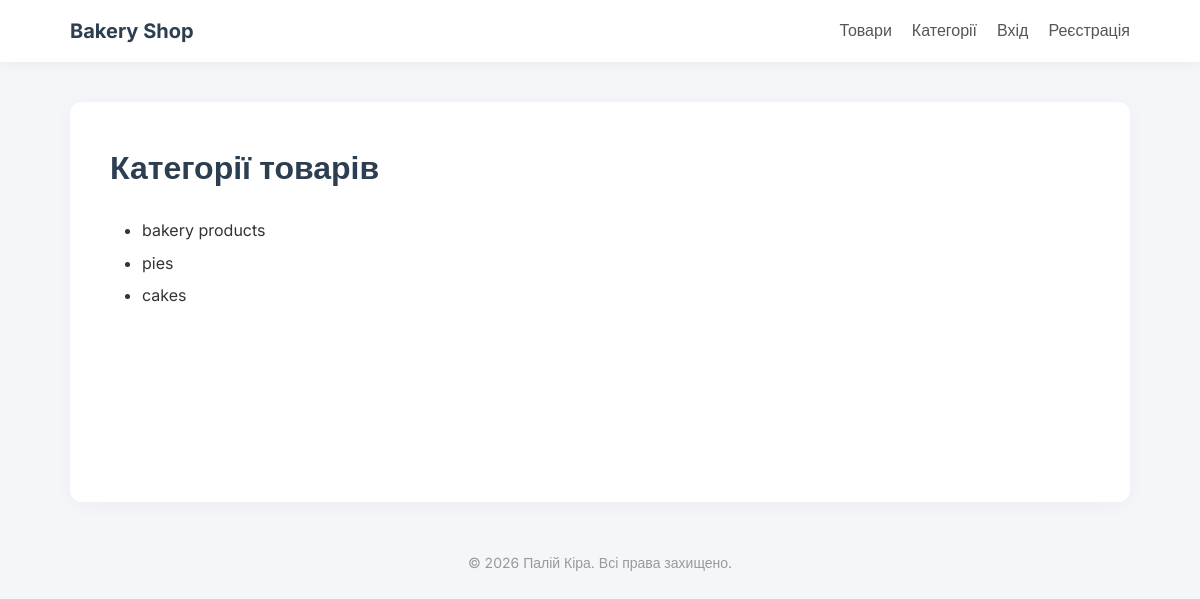
The page /categories/ on the database as committed earlier.
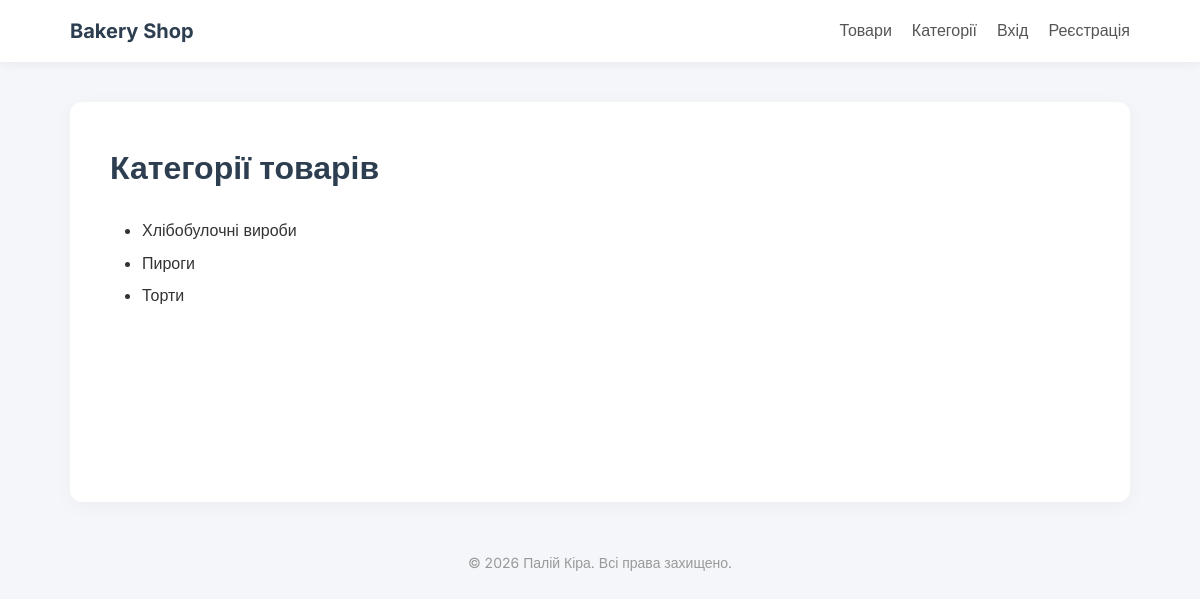
The same page on the database as committed later.
### store/models.py (models this page shows, shortened)
class Category(models.Model):
    title = models.CharField(max_length=100, verbose_name="Назва категорії")
    class Meta:
        verbose_name = "Категорія"
        verbose_name_plural = "Категорії"

### store/views.py (the view)
# urls.py: path('categories/', views.category_list, name='categories'),
def category_list(request):
    categories = Category.objects.all()
    return render(request, 'store/categories.html', {'categories': categories})

### store/templates/store/categories.html (shortened to what this page needs)
{% extends 'store/layout.html' %}
{% block content %}
    <h1>Категорії товарів</h1>
    <ul style="margin: 25px;">
        {% for cat in categories %}
            <li style="margin: 7px;">{{ cat.title }}</li>
        {% endfor %}
    </ul>
{% endblock %}

Rows that differ between the two databases and show on the page:
changed Category: title "bakery products" → "Хлібобулочні вироби"
changed Category: title "pies" → "Пироги"
changed Category: title "cakes" → "Торти"
